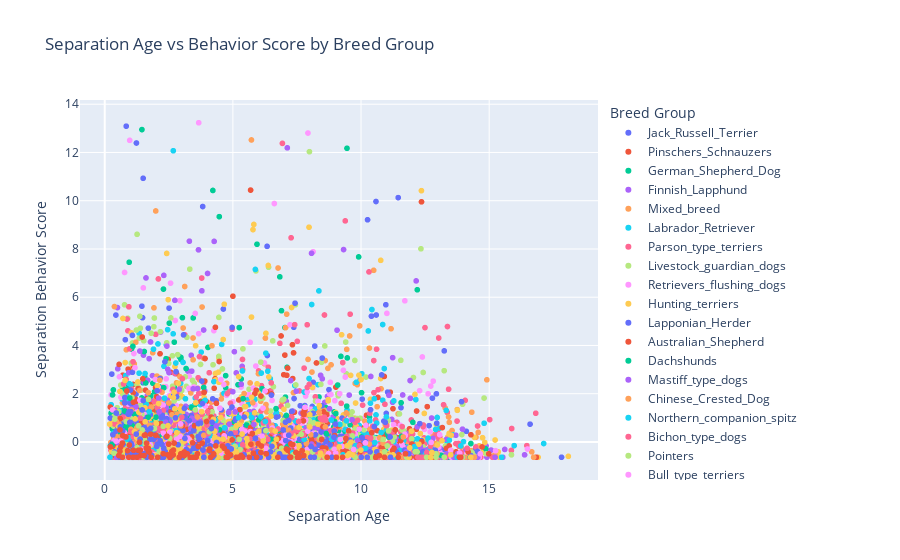

The notebook cell this image was saved under:
### Code cell
#neplanujem pouzit
def graph_sep_anx10():
    mean = get_mean()
    subset = get_subset(["separation_anxiety", "separation_behavior_score", "Separation_age", "breed_group"])

    fig = px.scatter(
        subset,
        x="Separation_age",
        y="separation_behavior_score",
        color="breed_group",
        hover_data=["breed_group"],
        title="Separation Age vs Behavior Score by Breed Group"
    )

    fig.update_layout(
        xaxis_title="Separation Age",
        yaxis_title="Separation Behavior Score",
        legend_title="Breed Group"
    )
    fig.show()
    
graph_sep_anx10()
